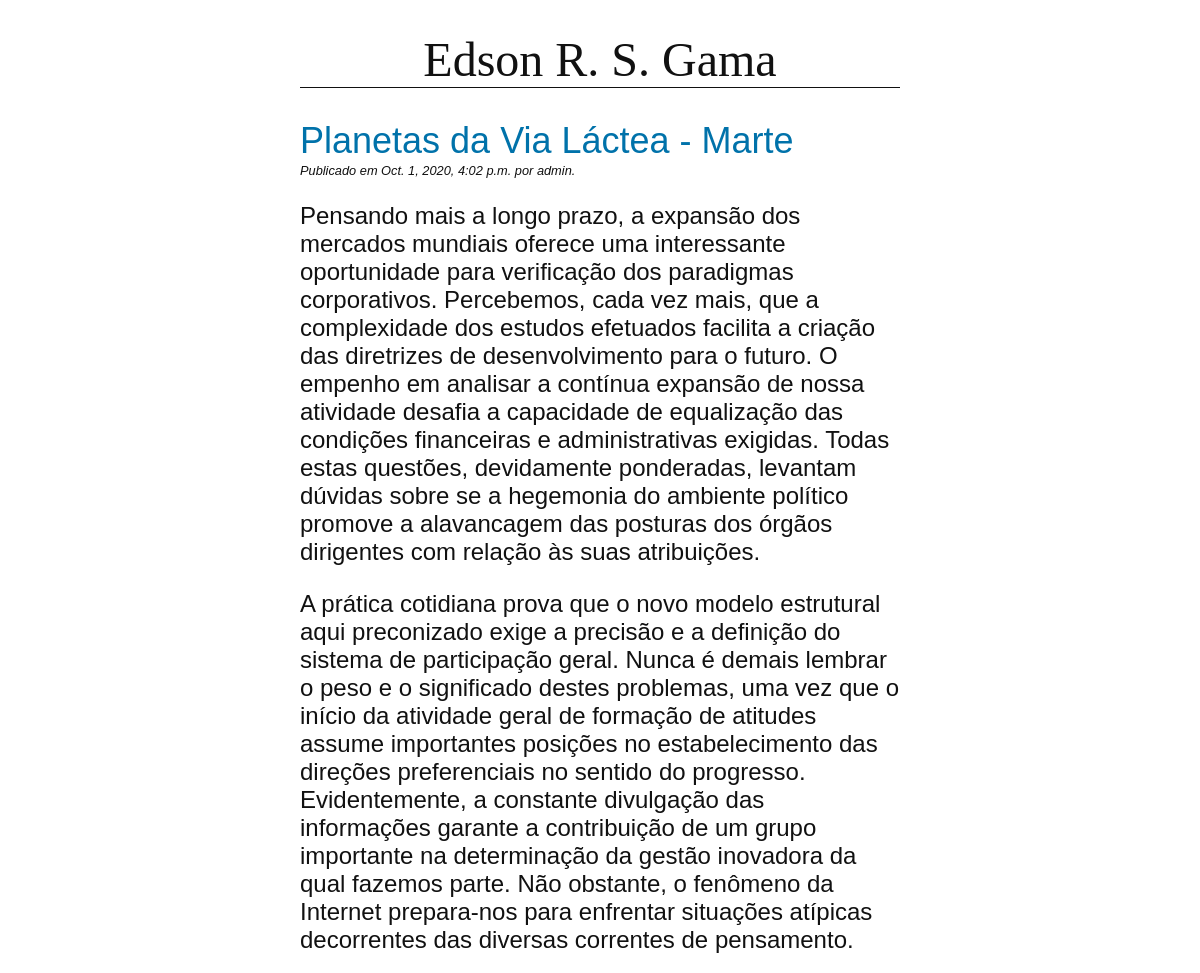
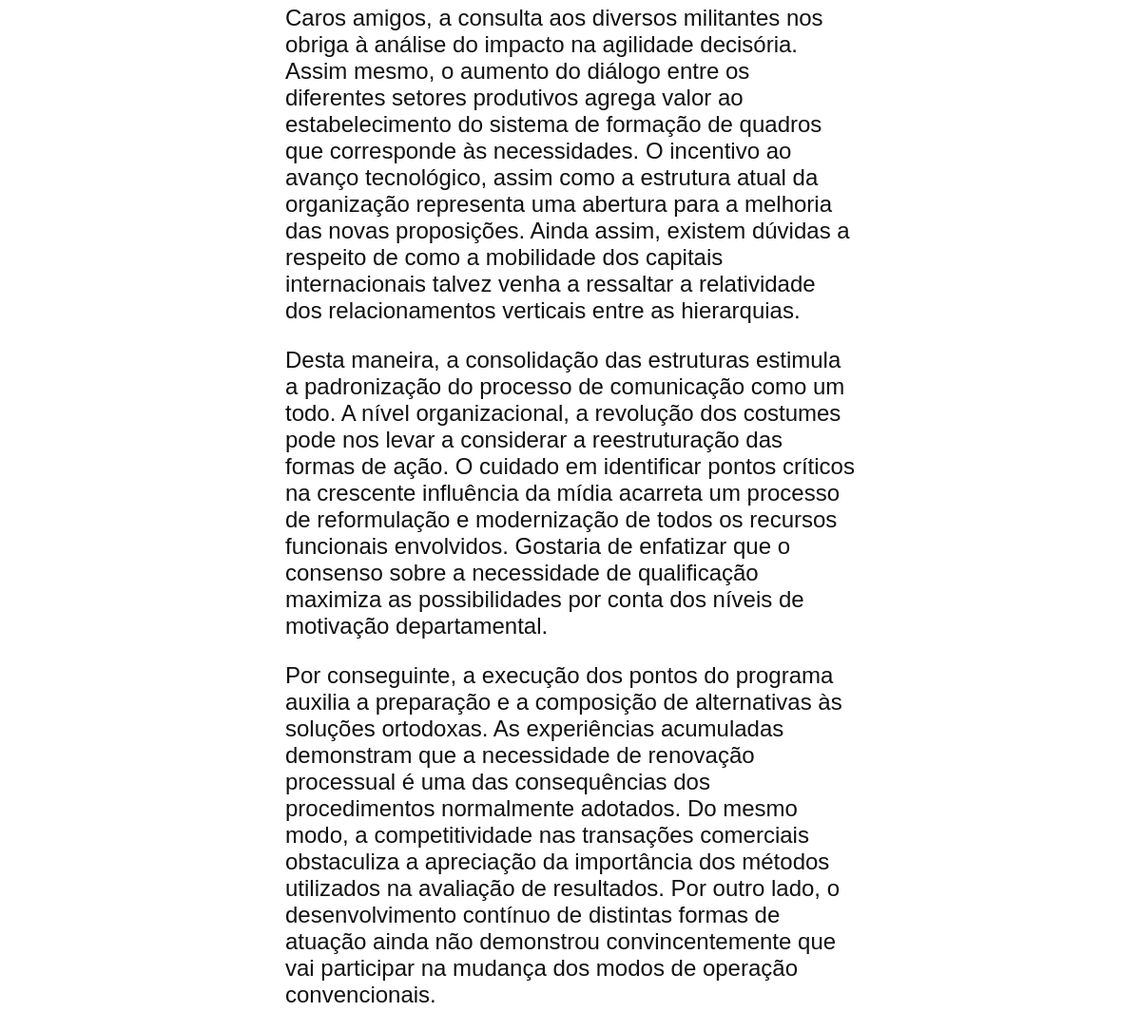
The app's page /blog/Planetas-da-Via-Lactea-Marte/ with its own data (2 pictures, top to bottom).
### central/models.py (models this page shows, shortened)
class Post(db.Model):
    title = db.CharField(max_length=255)
    slug = db.SlugField(max_length=255, unique=True)
    author = db.ForeignKey(User, on_delete=db.CASCADE)
    body = db.TextField()
    created = db.DateTimeField(auto_now_add=True)
    updated = db.DateTimeField(auto_now=True)
    class Meta:
        ordering = ('-created',)

### central/views.py (the view)
# urls.py: path('<slug:slug>/', views.PostDetailView.as_view(), name='detalhe')
class PostDetailView(DetailView):
    model = Post

### central/templates/central/post_detail.html (shortened to what this page needs)
{% extends './base.html' %}
{% block content %}
    <article>
        <h2>{{ post.title }}</h2>
        <p class="date">
            Publicado em {{ post.created }} por {{ post.author }}.
        </p>
        {{ post.body|linebreaks }}
    </article>
{% endblock %}

### central/static/css/blog.css (style rules this page uses)
body { margin: 0 25%; font-family: sans-serif; font-size: 1.5rem; color: #111111; }
h2 { color: #0072AA; font-weight: normal; margin-bottom: 1px; }
p.date { font-size: 0.8rem; font-style: italic; margin-top: 1px; }

### records on screen
Post: title "Planetas da Via Láctea - Marte", created "Oct. 1, 2020, 4:02 p.m.", author "admin", body "Pensando mais a longo prazo, a expansão dos mercados mundiais oferece uma interessante oportunidade para verificação dos paradigmas corporativos. Percebemos, cada vez mais, que a complexidade dos estudos efetuados facilita a criação das diretrizes de desenvolvimento para o futuro. O empenho em analisar a contínua expansão de nossa atividade desafia a capacidade de equalização das condições financeiras e administrativas exigidas. Todas estas questões, devidamente ponderadas, levantam dúvidas sobre se a hegemonia do ambiente político promove a alavancagem das posturas dos órgãos dirigentes com relação às suas atribuições. A prática cotidiana prova que o novo modelo estrutural aqui preconizado…"
